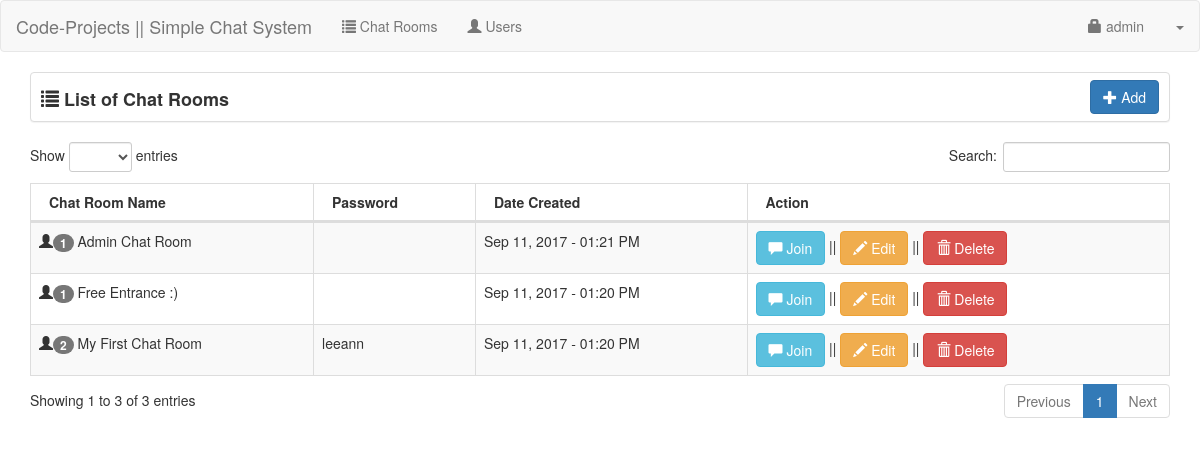
The app's page /Doctor_Appointment_Management_System/hospital/hms/chat_system/admin/index.php (signed in) with its own data.
### tables this page shows
CREATE TABLE `user` (
  `userid` int(11) NOT NULL,
  `username` varchar(30) NOT NULL,
  `password` varchar(150) NOT NULL,
  `uname` varchar(60) NOT NULL,
  `photo` varchar(200) NOT NULL,
  `access` int(1) NOT NULL
);

CREATE TABLE `chatroom` (
  `chatroomid` int(11) NOT NULL,
  `chat_name` varchar(60) NOT NULL,
  `date_created` datetime NOT NULL,
  `chat_password` varchar(30) NOT NULL,
  `userid` int(11) NOT NULL
);

### Doctor_Appointment_Management_System/hospital/hms/chat_system/admin/session.php (called while the page is built, shortened)
<?php
	include('../conn.php');
	$sq=mysqli_query($conn,"select * from `user` where userid='".$_SESSION['id']."'");
	$srow=mysqli_fetch_array($sq);
	$user=$srow['username'];
?>

### Doctor_Appointment_Management_System/hospital/hms/chat_system/admin/chatlist.php (the view, shortened to what this page needs)
<div class="col-lg-12">
    <div class="panel panel-default" style="height:50px;">
		<span style="font-size:18px; margin-left:10px; position:relative; top:13px;"><strong><span class="glyphicon glyphicon-list"></span> List of Chat Rooms</strong></span>
		<div class="pull-right" style="margin-right:10px; margin-top:7px;">
			<a href="#add_chatroom" data-toggle="modal" class="btn btn-primary"><span class="glyphicon glyphicon-plus"></span> Add</a>
		</div>
	</div>
	<table width="100%" class="table table-striped table-bordered table-hover" id="chatRoom">
        <thead>
            <tr>
                <th>Chat Room Name</th>
                <th>Password</th>
				<th>Date Created</th>
				<th>Action</th>
			</tr>
		</thead>
		<tbody>
		<?php
			$query=mysqli_query($conn,"select * from chatroom order by date_created desc");
			while($row=mysqli_fetch_array($query)){
				$num=mysqli_query($conn,"select * from chat_member where chatroomid='".$row['chatroomid']."'");
			?>
			<tr>
				<td><span class="glyphicon glyphicon-user"></span><span class="badge"><?php echo mysqli_num_rows($num); ?></span> <?php echo $row['chat_name']; ?></td>
				<td><input type="hidden" id="pass<?php echo $row['chatroomid']; ?>" value="<?php echo $row['chat_password']; ?>"><?php echo $row['chat_password']; ?></td>
				<td><?php echo date('M d, Y - h:i A', strtotime($row['date_created'])); ?></td>
				<td><a href="chatroom.php?id=<?php echo $row['chatroomid']; ?>" class="btn btn-info"><span class="glyphicon glyphicon-comment"></span> Join</a> ||
					<button class="btn btn-warning edit" value="<?php echo $row['chatroomid']; ?>"><span class="glyphicon glyphicon-pencil"></span> Edit</button> ||
					<button class="btn btn-danger delete" value="<?php echo $row['chatroomid']; ?>"><span class="glyphicon glyphicon-trash"></span> Delete</button>
				</td>
			</tr>
			<?php
			}
		?>
        </tbody>
    </table>
</div>

### Doctor_Appointment_Management_System/hospital/hms/chat_system/admin/navbar.php (shortened to what this page needs)
<nav class="navbar navbar-default">
    <div class="container-fluid">
		<div class="navbar-header">
			<a class="navbar-brand" href="https://code-projects.org/">Code-Projects || Simple Chat System</a>
		</div>
		<ul class="nav navbar-nav">
			<li><a href="index.php"><span class="glyphicon glyphicon-list"></span> Chat Rooms</a></li>
			<li><a href="user.php"><span class="glyphicon glyphicon-user"></span> Users</a></li>
		</ul>
		<ul class="nav navbar-nav navbar-right">
			<li><a href="#account" data-toggle="modal"><span class="glyphicon glyphicon-lock"></span> <?php echo $user; ?></a></li>
			<li class="dropdown">
				<a class="dropdown-toggle" data-toggle="dropdown" href="#"><span class="caret"></span></a>
			</li>
		</ul>
    </div>
</nav>

### records on screen
user: username "admin"
chatroom: mysqli_num_rows($num) "1", chat_name "Admin Chat Room", date_created "Sep 11, 2017 - 01:21 PM", $row['chatroomid'] 3 (drawn)
chatroom: mysqli_num_rows($num) "1", chat_name "Free Entrance :)", date_created "Sep 11, 2017 - 01:20 PM", $row['chatroomid'] 2 (drawn)
chatroom: mysqli_num_rows($num) "2", chat_name "My First Chat Room", chat_password "leeann", date_created "Sep 11, 2017 - 01:20 PM", $row['chatroomid'] 1 (drawn)
